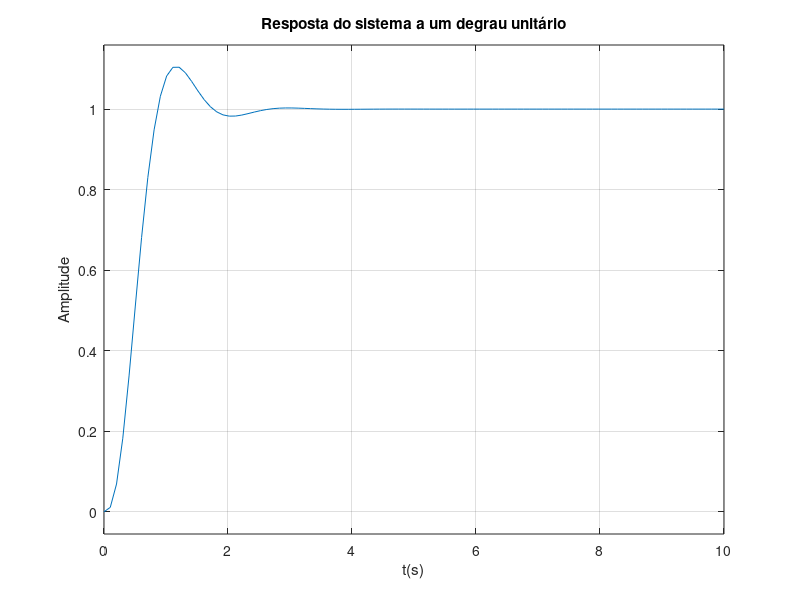

This chart was generated by the following MATLAB code:
clc
clear all
close all

%{
    Deseja-se que o sistema siga uma referência do tipo degrau com
    erro nulo. Adicionalmente, os polos dominantes devem fornecer
    sobressinal de 16,3% e tempo de acomodação de 2 segundos para o
    critério de 2%. Projete o vetor de ganhos K e o ganho Kr para
    atender as especificações do problema.
%}

up = 0.1630;
ts = 2;

A = [0 1 0 ; 0 0 1 ; 0 -2 -3];
B = [0 ; 0 ; 1];
C = [2 0 0];
D = 0;
sys = ss(A, B, C, D)

%{
    a) Para atender as especificações do problema, o coeficiente de 
    amortecimento dos polos dominantes e a frequência natural associada é:
%}

damp = -log(up) / sqrt(pi^2 + (log(up))^2)
natural_frequency = 4 / (damp * ts)

%{
    b) Assim, os polos dominantes do sistema compensado são: 
%}

real_s1 = -damp * natural_frequency;
img_s1 = natural_frequency * sqrt(1 - damp^2)
s1 = real_s1 + i * img_s1
s2 = real_s1 - i * img_s1

%{
    Para o cálculo do vetor de ganhos K e do ganho Kr considere que o
    terceiro polo do sistema compensado é s3 = −5.
%}

s3 = -5;

%{
    c) A matriz de controlabilidade tem a forma
%}

M = ctrb(A, B)
rank(M)

%{
    d) O vetor de ganhos do controlador é:
%}

phi = (A - s1 * eye(3)) * (A - s2 * eye(3)) * (A - s3 * eye(3))
K = [0 0 1] * inv(M) * phi

%{
    Ou então...

    desired_poles = [s1 s2 s3];
    K = place(A, B, desired_poles)
%}

%{
    e) O ganho CC do sistema compensado é:
%}

kr = 1

Amf = A - B * K;
Bmf = B * kr;
Cmf = C;
Dmf = D;

sysMF = ss(Amf, Bmf, Cmf, Dmf);
dcGain = dcgain(sysMF)

%{
    f) O valor do ganho que pondera a referência é:
%}

kr = 1 / dcGain
Bmf = B * kr

sysMF = ss(Amf, Bmf, Cmf, Dmf)

% Resultados obtidos

time = linspace(0, 10, 100);
figure;
step(sysMF, time);
title('Resposta do sistema a um degrau unitário')
xlabel('t(s)');
ylabel('Amplitude');